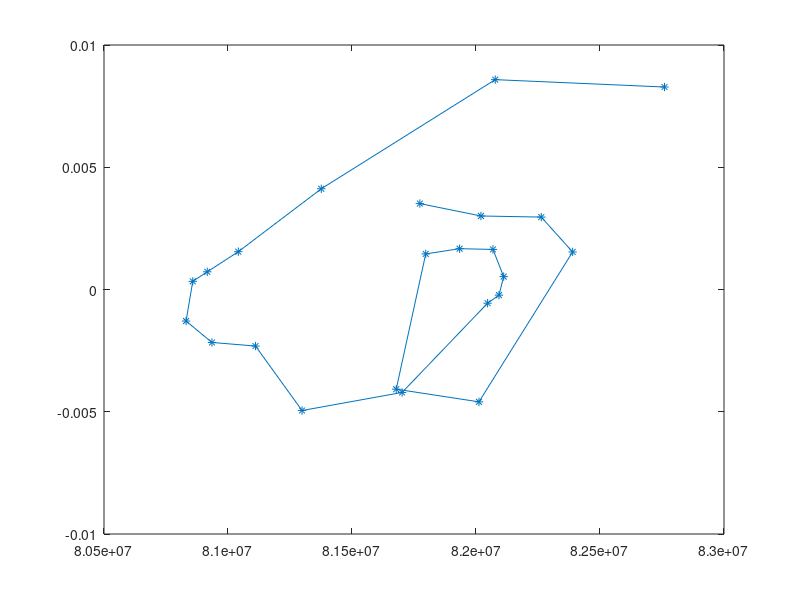

MATLAB code for this plot: (Note: this script raises an error after producing the figure.)
% Step 0: Clearing

clear all;
close all;
clc;

% Step 1: Load world data

pkg load statistics;

fid = fopen('Example03-Germany-Population.csv', 'r');
C   = textscan(fid,'%f32 %f32', 'delimiter', ';');
fclose(fid);

world_year  = cell2mat(C(1));
world_pop   = cell2mat(C(2));

start_ind   = find(world_year==1993);
end_ind     = find(world_year==2016);

% Step 2: Definition of world population data points

time_int = 1;
year     = [world_year(start_ind):time_int:world_year(end_ind)]';
x        = [0:time_int:(world_year(end_ind)-world_year(start_ind))]';
y        = world_pop(start_ind:time_int:end_ind);  %[5.47 5.81 6.144 6.471 6.801 7.141 7.492]';

% Step 3: Computation of k in dependence of y

k    = (1/time_int).*(log(y(2:1:end)./y(1:1:(end-1)))); %(1./x(2:1:end)).*log(y(2:1:end)/y(1));

figure(1)
plot(y(2:1:end),k,'marker','*')

% Step 4: Spline interpolation

y_spl = y(2:1:end);
k_spl = k;
n = (length(y_spl) - 1);
h = zeros(n,1);
h = diff(y_spl);

M = cubic_spline_natural(y_spl,k_spl,n,h);

cub_spl      = cell(n,1);
cub_spl_diff = cell(n,1);

for j = 1:1:n
  cub_spl{j}      = @(z) (M(j)*(y_spl(j+1) - z).^3/(6*h(j)))   + (M(j+1)*(z - y_spl(j)).^3/(6*h(j))) + (k_spl(j) - M(j)*h(j)^2/6)*((y_spl(j+1) - z)/h(j)) + (k_spl(j+1) - M(j+1)*h(j)^2/6)*((z - y_spl(j))/h(j));
  cub_spl_diff{j} = @(z) - (M(j)*(y_spl(j+1) - z).^2/(2*h(j))) + (M(j+1)*(z - y_spl(j)).^2/(2*h(j))) - (k_spl(j) - M(j)*h(j)^2/6)*(1/h(j))                + (k_spl(j+1) - M(j+1)*h(j)^2/6)*(1/h(j));
endfor

m = 50;
figure(2)
for j = 1:1:n
  plot(y_spl(j):h(j)/m:y_spl(j+1),cub_spl{j}(y_spl(j):h(j)/m:y_spl(j+1)),'color','black','linewidth',1)
  hold on
  plot(y_spl(j),k_spl(j),'marker','*','color','black')
  hold on
  title('Example 3 - Dependence of k on P (Cubic spline)','fontsize',14);
  xlabel('Population P','fontsize',10);
  ylabel('k(P)','fontsize',10);
endfor

% Step 5: Implicit Eulerian Time-Stepping Method

h_eul    = 1;
x_eul    = [0:h_eul:x(end-1)+2*time_int]';
y_eul    = zeros(length(x_eul),1);
y_eul(1) = y(2);

N          = 20;
y_zeros    = zeros(N+1,1);
y_zeros(1) = y_eul(1);

m = 1;
for l = 1:1:(length(x_eul)-1)
    if (x_eul(l) < x(m+1))
      for p = 1:1:N
        y_zeros(p+1) = y_zeros(p) - (h_eul*cub_spl{m}(y_zeros(p))*y_zeros(p)+y_eul(l)-y_zeros(p))/(h_eul*(cub_spl{m}(y_zeros(p))+y_zeros(p)*cub_spl_diff{m}(y_zeros(p)))-1);
      endfor
      y_eul(l+1) = y_zeros(end);
      y_zeros(1) = y_eul(l+1);
    elseif ((x_eul(l) >= x(m+1)) & (m < length(cub_spl)))%(m < length(cub_spl)))
      m          = m+1;
      for p = 1:1:N
        y_zeros(p+1) = y_zeros(p) - (h_eul*cub_spl{m}(y_zeros(p))*y_zeros(p)+y_eul(l)-y_zeros(p))/(h_eul*(cub_spl{m}(y_zeros(p))+y_zeros(p)*cub_spl_diff{m}(y_zeros(p)))-1);
      endfor
      y_eul(l+1) = y_zeros(end);
      y_zeros(1) = y_eul(l+1);
    else
      for p = 1:1:N
        y_zeros(p+1) = y_zeros(p) - (h_eul*cub_spl{length(cub_spl)}(y_zeros(p))*y_zeros(p)+y_eul(l)-y_zeros(p))/(h_eul*(cub_spl{length(cub_spl)}(y_zeros(p))+y_zeros(p)*cub_spl_diff{length(cub_spl_diff)}(y_zeros(p)))-1);
      endfor
      y_eul(l+1) = y_zeros(end);
      y_zeros(1) = y_eul(l+1);
    endif
endfor

figure(3)
plot(x(2:1:end)-time_int,y(2:1:end),'marker','+','color','black','linewidth',1)
hold on
plot(x_eul,y_eul,'color','red','linewidth',1)
hold on
title('Example 3 - Total German Population (Cubic spline)','fontsize',14);
legend({'Data used','Calculation'},'location','northwest','fontsize',10);
xlabel('Time (Year)','fontsize',10);
ylabel('Total German Population','fontsize',10);
xticks([0:4*time_int:28]);
xticklabels({'1994','1998','2002','2006','2010','2014','2018','2022'});

% Step 6: Relative Error Plot

err_rel = abs(y(2:1:end)-y_eul(1:time_int/h_eul:end-2))./y(2:1:end);

figure(4)
plot([0:time_int:22]',err_rel,'marker','*','color','blue','linewidth',1);
hold on
title('Example 3 - Relative Error (Cubic spline)','fontsize',14);
xlabel('Time (Year)','fontsize',10);
ylabel('Relative Error','fontsize',10);
xticks([0:4*time_int:28]);
xticklabels({'1994','1998','2002','2006','2010','2014','2018','2022'});
yticks([0:0.005:0.03]);
yticklabels({'0%','0.5%','1%','1.5%','2%','2.5%','3%'});

% Step 7: Coefficient in front of cubic against time

third_coeff      = diff(M)/6;
